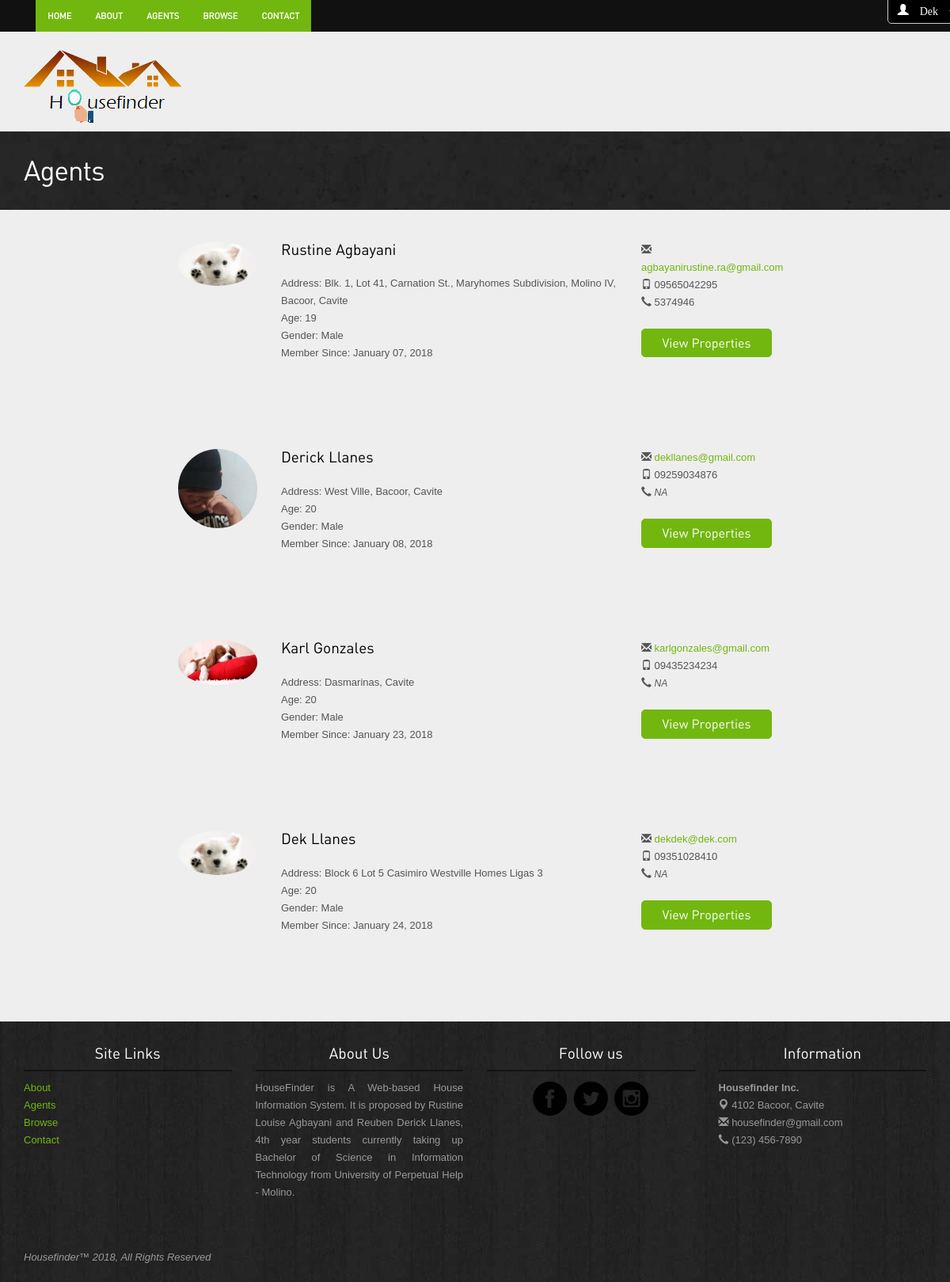
The page /agents-logged-in.php (signed in) on the database its author committed.
### tables this page shows
CREATE TABLE `agents` (
  `id` int(11) NOT NULL AUTO_INCREMENT,
  `first_name` varchar(255) NOT NULL,
  `middle_name` varchar(255) DEFAULT NULL,
  `last_name` varchar(255) NOT NULL,
  `address` varchar(255) NOT NULL,
  `bday` date NOT NULL,
  `age` int(11) NOT NULL,
  `gender` varchar(255) NOT NULL,
  `contact_number` varchar(255) NOT NULL,
  `email_info` varchar(255) NOT NULL,
  `landline` varchar(255) DEFAULT NULL,
  `email` varchar(255) NOT NULL,
  `password` varchar(255) NOT NULL,
  `avatar` varchar(100) NOT NULL,
  `hash` varchar(255) NOT NULL,
  `active` tinyint(1) NOT NULL,
  `date_created` date NOT NULL,
  PRIMARY KEY (`id`)
);

### agents-logged-in.php (the view, shortened to what this page needs)
<?php
require 'db.php';
?>
<!DOCTYPE html>
<html lang="en">
<head>
    <link rel="stylesheet" href="assets/bootstrap/css/bootstrap.css" />
    <link rel="stylesheet" href="assets/style.css"/>
    <link rel="stylesheet" href="assets/owl-carousel/owl.carousel.css">
    <link rel="stylesheet" href="assets/owl-carousel/owl.theme.css">
    <link rel="stylesheet" type="text/css" href="assets/slitslider/css/style.css" />
    <link rel="stylesheet" type="text/css" href="assets/slitslider/css/custom.css" />
</head>
<div class="navbar-wrapper">
        <div class="navbar-inverse" role="navigation">
          <div class="container">
            <div style="margin-right: 50px;" class="navbar-collapse  collapse">
                <nav class="shift">
              <ul class="nav navbar-nav navbar-left">
               <li class="active"><a href="index.php">Home</a></li>
                <li class="active"><a href="about.php">About</a></li>
                <li class="active"><a href="agents.php">Agents</a></li>
                <li class="active"><a href="buysalerent-logged-in.php">Browse</a></li>
                <li class="active"><a href="contact.php">Contact</a></li>
              </ul>
                </nav>
            </div>
          </div>
        </div>
    </div>
<div class="container">
<div class="header">
<a href="index.php"><img style="margin-top: -30px;" src="images/logo2.png" alt="Housefinder"><img style="margin-top: 50px; margin-left: -210px; margin-bottom: -20px;" src="images/title.png"></a>
</div>
</div>
    <div class="container">
        <div class="dropdown">
        <button style="background-color: #000; font-color: white; float: right; margin-right: -50px; margin-top: -170px;" class="btn btn-default dropdown-toggle" type="button" data-toggle="dropdown">
        <span style="color: white" class="glyphicon glyphicon-user "><?php echo "<span style='color: #FFF;'> ".$_SESSION["first_name"]." </span>" ?></span>
        </button>
        </div>
    </div>
<div class="inside-banner">
  <div class="container">
    <h2>Agents</h2>
</div>
</div>
<div class="container">
<div class="spacer agents">
    <?php
            $sql = "SELECT id, first_name, middle_name, last_name, address, bday, age, gender, contact_number, email_info, landline, email, password, avatar, date_created FROM agents";
            $result = $mysqli->query($sql);
    ?>
  <?php while($row = $result->fetch_assoc()){  ?>
<div class="row">
  <div class="col-lg-8  col-lg-offset-2 col-sm-12">
      <div class="row">
        <div class="col-lg-2 col-sm-2 "><img alt="User Pic" src="<?php echo $row['avatar']; ?>" id="profile-image1" class="img-circle img-responsive"></div>
        <div class="col-lg-7 col-sm-7 "><h4><?php echo "".$row['first_name']."" ?>&nbsp<?php echo "".$row['last_name']."" ?></h4>
            <br>
            <p>     Address:
                <?php
                    if($row['address'] == ""){
                        echo '<i style="font-size: 12px;">NA</i>';
                    }else{
                        echo $row['address'];
                    }
                ?>
                <br>
                    Age:
                <?php
                    if($row['age'] == ""){
                        echo '<i style="font-size: 12px;">NA</i>';
                    }else{
                        echo $row['age'];
                    }
                ?>
                <br>
                    Gender:
                <?php
                    if($row['gender'] == ""){
                        echo '<i style="font-size: 12px;">NA</i>';
                    }else{
                        echo $row['gender'];
                    }
                ?>
                <br>
                    Member Since:
                <?php
                    if($row['date_created'] == ""){
                        echo '<i style="font-size: 12px;">NA</i>';
                    }else{
                        echo date('F d, Y', strtotime($row['date_created']));
                    }
                ?>
            </p>
        </div>
        <div class="col-lg-3 col-sm-3 "><span class="glyphicon glyphicon-envelope"></span>
            <a href="mailto:<?php $row['email_info']; ?>">
                <?php
                    if($row['email_info'] == ""){
                        echo '<i style="font-size: 15px;">No information to display</i>';
                    }else{
                        echo $row['email_info'];
                    }
                ?></a><br>
        <span class="glyphicon glyphicon-phone"></span>
                <?php
                    if($row['contact_number'] == ""){
                        echo '<i style="font-size: 12px;">NA</i>';
                    }else{
                        echo $row['contact_number'];
                    }
                ?>
            <br>
             <span class="glyphicon glyphicon-earphone"></span>
                <?php
                    if($row['landline'] == ""){
                        echo '<i style="font-size: 12px;">NA</i>';
                    }else{
                        echo $row['landline'];
                    }
                ?>
            <br><br>
            <a href="agents-property-list.php?id=<?php echo $row['id']; ?>"><button class="btn btn-success"> View Properties </button></a>
          </div>
      </div>
  </div>
</div>
    <?php } ?>
</div>
</div>
<?php include'footer.php';?>

### assets/style.css (style rules this page uses)
body { color:#555; font:normal 13px/22px Arial; background: #eee; }
h1,h2,h3,h4,h5 { font-weight:normal; font-family: din;margin: 0;padding: 0;color: #000 }
h2 { font-size: 35px; letter-spacing: -1px;margin-bottom: 20px; }
h4 { margin: 10px 0; font-size: 19px; }
p { margin-bottom: 30px; }
a { color:#72b70f; text-decoration:none;outline: none; }
.spacer { margin-top: 40px;margin-bottom:40px; }
.btn { border-radius: 5px; font-family: din; outline: none; }
.btn-success { background: #72b70f;border:1px solid #72b70f;padding:6px 20px; font-size:16px; width: 100%; }
.header { padding: 20px 0; }
.navbar-inverse { background-color: #111; }
.navbar-inverse .navbar-nav > li > a { font-size: 11px;padding-top: 10px;padding-bottom: 10px;font-family: din;text-transform: uppercase; }
.navbar-inverse .navbar-nav > .active > a, .navbar-inverse .navbar-nav > .active > a:hover, .navbar-inverse .navbar-nav > .active > a:focus { background-color: #72b70f; }
.inside-banner { background:url(../images/bginside.jpg) #222;color: #fff; padding: 30px 0; }
.inside-banner h2 { margin: 0; color: #fff; }
.agents .row { margin-bottom:40px; }
.agents .row h4 { margin: 0; }

### agents-logged-in.php (style rules this page uses)
nav ul li a { display: block; padding: 1px; text-decoration: none; color: #aaa; font-weight: 800; text-transform: uppercase; }
nav ul li a, nav ul li a:after, nav ul li a:before { transition: all .5s; }
nav.shift ul li a { position:relative; z-index: 1; }
nav.shift ul li a:after { display: block; position: absolute; top: 0; left: 0; bottom: 0; right: 0; margin: auto; width: 100%; height: 1px; content: '.'; color: transparent; background: #000; visibility: none; opacity: 0; z-index: -1; }

### footer.php (style rules this page uses)
body { font-family: 'Titillium Web', sans-serif; }

### rows shown on the page
agents: avatar (picture), first_name "Rustine", last_name "Agbayani", address "Blk. 1, Lot 41, Carnation St., Maryhomes Subdivision, Molino IV, Bacoor, Cavite", age "19", gender "Male", date_created "January 07, 2018", email_info "agbayanirustine.ra@gmail.com", contact_number "09565042295", landline "5374946"
agents: avatar (picture), first_name "Derick", last_name "Llanes", address "West Ville, Bacoor, Cavite", age "20", gender "Male", date_created "January 08, 2018", email_info "dekllanes@gmail.com", contact_number "09259034876", landline "NA"
agents: avatar (picture), first_name "Karl", last_name "Gonzales", address "Dasmarinas, Cavite", age "20", gender "Male", date_created "January 23, 2018", email_info "karlgonzales@gmail.com", contact_number "09435234234", landline "NA"
agents: avatar (picture), first_name "Dek", last_name "Llanes", address "Block 6 Lot 5 Casimiro Westville Homes Ligas 3", age "20", gender "Male", date_created "January 24, 2018", email_info "dekdek@dek.com", contact_number "09351028410", landline "NA"

### other values the page prints
$_SESSION["first_name"] "Dek"
